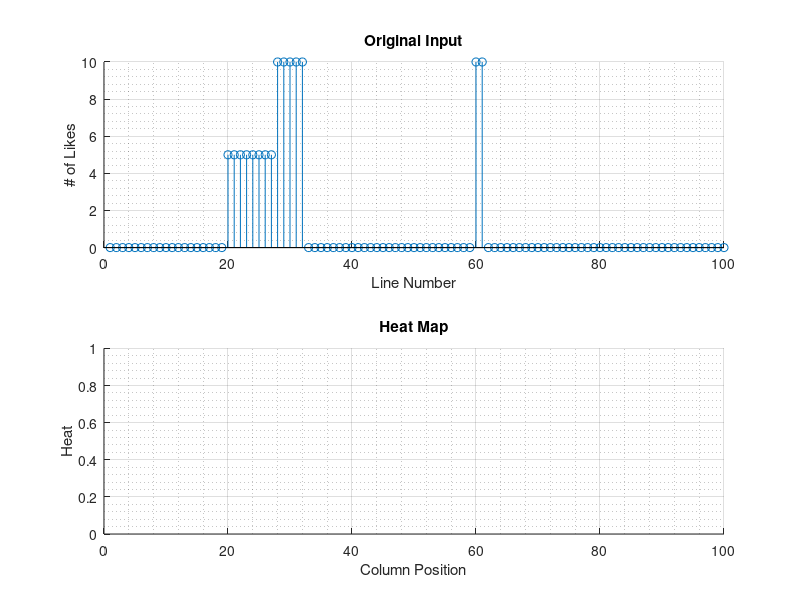

MATLAB code for this plot: (Note: this script raises an error after producing the figure.)
% heat map math model
% YC 10/27/2018
clc;clear

%% Generate Input
clc;clear
%%%%%%%%%%%%%%%%% Input Generation %%%%%%%%%%%%%%%%%%%%%%%%%%%%
% Pass in random array denote number of like on each column
length = 100;
index = 1:length;

% make orgIn int and spread out
% orgIn = 100*rand(length,1)-80;
% orgIn = round(orgIn, 0);
% orgIn(orgIn<0) = 0;

orgIn(1:length) = 0;
orgIn(20:30) = 5;
orgIn(28:32) = 10;

orgIn(60:61) = 10;

figure(1)
clf
ax(1) = subplot(211);
hold on
stem(orgIn)
grid; grid minor
xlabel('Line Number');ylabel('# of Likes');title('Original Input')
%%%%%%%%%%%%%%%%% End Input Generation %%%%%%%%%%%%%%%%%%%%%%%
% Heat map
% # of adjuncent point taken into consideration for heat map
newInd = 1:0.1:length; % new index used for interpolation
heatmapVector = interp1(index, orgIn, newInd); % interpol genrate trangular shape
heatmapVector = movmean(heatmapVector, 5); % moving avg create spline style

% Plot generated heat map curve
ax(2) = subplot(212);
hold on
% plot(newInd, heatmapVector, '-xm')
title('Heat Map');xlabel('Column Position');ylabel('Heat');
grid; grid minor

linkaxes(ax, 'x') % link axis
%%%%%%%%%%%%%%%% End Expected Output %%%%%%%%%%%%%%%%%%%%%%%%%%

% length, index (for input data), orgIn
%%%%%%%%%%%%%%%% Begin interpolation calculation %%%%%%%%%%%%%%
pixInd = 0.1; % value obatined from how dense the pixals are, depending on screen size;
hmInd = 1:pixInd:length; % generate heatmap index

% create function hmHeight = mInterp(oriIndex, oriData, querryPt)
outTest = mInterpl(index, orgIn, hmInd);
% plot(hmInd, outTest, '-ob')

outTestAvg = mMovAvg(outTest, 8);
subplot(212)
plot(hmInd+pixInd, outTestAvg, '-ob')
% Test if manually compute result match expected output